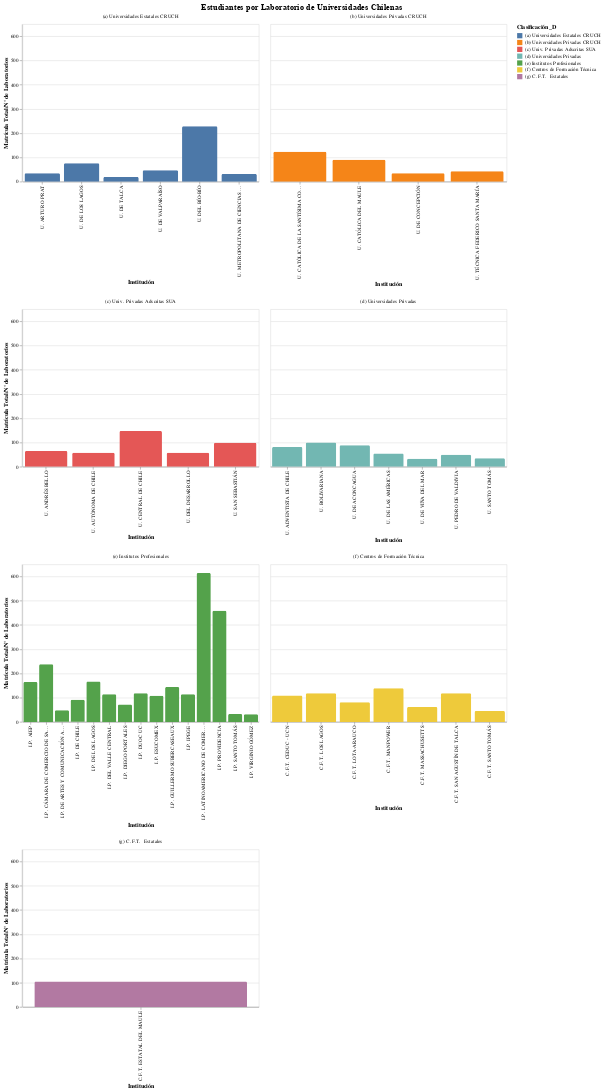

Notebook code for this chart:
### Code cell
## PLOT por regiones
bars = alt.Chart(df_infra_zona.loc[df_infra_zona["Measure Names"]=="Matrícula Total/N° de Laboratorios"]).mark_bar(
    cornerRadiusTopLeft=3,
    cornerRadiusTopRight=3
).encode(
    y = alt.Y('Measure Values:Q',title="Matrícula Total/N° de Laboratorios"),
    x=alt.X('Nombre de Institución:O',title="Institución",axis={"labelAngle":-90}),
    color='Clasificación_D:N',
    #column='Clasificación_D:N'

).properties( width=450).facet(
    alt.Facet('Clasificación_D:O',title=None),
    columns=2, center=True
).resolve_scale(
    #y='independent',
    x='independent'
).properties(
    title="Estudiantes por Laboratorio de Universidades Chilenas",
    
).configure_title(fontSize=16,anchor="middle")

#bars.save("ues_matricula_labs.png",scale_factor=2.0)
bars

### Figure 1 — Vega-Lite specification as saved in the notebook (floating-point values rounded to 4 significant figures)
{"config": {"view": {"continuousWidth": 400, "continuousHeight": 300}, "title": {"anchor": "middle", "fontSize": 16}}, "data": {"name": "data-dd91b743b0f551b0f47d9d7abf745093"}, "facet": {"type": "ordinal", "field": "Clasificación_D", "title": null}, "spec": {"mark": {"type": "bar", "cornerRadiusTopLeft": 3, "cornerRadiusTopRight": 3}, "encoding": {"color": {"type": "nominal", "field": "Clasificación_D"}, "x": {"type": "ordinal", "axis": {"labelAngle": -90}, "field": "Nombre de Institución", "title": "Institución"}, "y": {"type": "quantitative", "field": "Measure Values", "title": "Matrícula Total/N° de Laboratorios"}}, "width": 450}, "center": true, "columns": 2, "resolve": {"scale": {"x": "independent"}}, "title": "Estudiantes por Laboratorio de Universidades Chilenas", "$schema": "https://vega.github.io/schema/vega-lite/v4.8.1.json", "datasets": {"data-dd91b743b0f551b0f47d9d7abf745093": [{"Clasificación_D": "(a) Universidades Estatales CRUCH", "Nombre de Institución": "U. METROPOLITANA DE CIENCIAS DE LA EDUCACIÓN", "Measure Names": "Matrícula Total/N° de Laboratorios", "Measure Values": 32.01, "Mts2 Laboratorio/Matrícula Total": null}, {"Clasificación_D": "(a) Universidades Estatales CRUCH", "Nombre de Institución": "U. DEL BÍO-BÍO", "Measure Names": "Matrícula Total/N° de Laboratorios", "Measure Values": 228.1, "Mts2 Laboratorio/Matrícula Total": null}, {"Clasificación_D": "(a) Universidades Estatales CRUCH", "Nombre de Institución": "U. DE VALPARAÍSO", "Measure Names": "Matrícula Total/N° de Laboratorios", "Measure Values": 46.94, "Mts2 Laboratorio/Matrícula Total": null}, {"Clasificación_D": "(a) Universidades Estatales CRUCH", "Nombre de Institución": "U. DE TALCA", "Measure Names": "Matrícula Total/N° de Laboratorios", "Measure Values": 19.64, "Mts2 Laboratorio/Matrícula Total": null}, {"Clasificación_D": "(a) Universidades Estatales CRUCH", "Nombre de Institución": "U. DE LOS LAGOS", "Measure Names": "Matrícula Total/N° de Laboratorios", "Measure Values": 75.52, "Mts2 Laboratorio/Matrícula Total": null}, {"Clasificación_D": "(a) Universidades Estatales CRUCH", "Nombre de Institución": "U. ARTURO PRAT", "Measure Names": "Matrícula Total/N° de Laboratorios", "Measure Values": 34.99, "Mts2 Laboratorio/Matrícula Total": null}, {"Clasificación_D": "(b) Universidades Privadas CRUCH", "Nombre de Institución": "U. TÉCNICA FEDERICO SANTA MARÍA", "Measure Names": "Matrícula Total/N° de Laboratorios", "Measure Values": 43.35, "Mts2 Laboratorio/Matrícula Total": null}, {"Clasificación_D": "(b) Universidades Privadas CRUCH", "Nombre de Institución": "U. DE CONCEPCIÓN", "Measure Names": "Matrícula Total/N° de Laboratorios", "Measure Values": 34.19, "Mts2 Laboratorio/Matrícula Total": null}, {"Clasificación_D": "(b) Universidades Privadas CRUCH", "Nombre de Institución": "U. CATÓLICA DEL MAULE", "Measure Names": "Matrícula Total/N° de Laboratorios", "Measure Values": 90.39, "Mts2 Laboratorio/Matrícula Total": null}, {"Clasificación_D": "(b) Universidades Privadas CRUCH", "Nombre de Institución": "U. CATÓLICA DE LA SANTÍSIMA CONCEPCIÓN", "Measure Names": "Matrícula Total/N° de Laboratorios", "Measure Values": 123.6, "Mts2 Laboratorio/Matrícula Total": null}, {"Clasificación_D": "(c) Univ. Privadas Adscritas SUA", "Nombre de Institución": "U. SAN SEBASTIÁN", "Measure Names": "Matrícula Total/N° de Laboratorios", "Measure Values": 99.06, "Mts2 Laboratorio/Matrícula Total": null}, {"Clasificación_D": "(c) Univ. Privadas Adscritas SUA", "Nombre de Institución": "U. DEL DESARROLLO", "Measure Names": "Matrícula Total/N° de Laboratorios", "Measure Values": 57.7, "Mts2 Laboratorio/Matrícula Total": null}, {"Clasificación_D": "(c) Univ. Privadas Adscritas SUA", "Nombre de Institución": "U. CENTRAL DE CHILE", "Measure Names": "Matrícula Total/N° de Laboratorios", "Measure Values": 147.1, "Mts2 Laboratorio/Matrícula Total": null}, {"Clasificación_D": "(c) Univ. Privadas Adscritas SUA", "Nombre de Institución": "U. AUTÓNOMA DE CHILE", "Measure Names": "Matrícula Total/N° de Laboratorios", "Measure Values": 57.6, "Mts2 Laboratorio/Matrícula Total": null}, {"Clasificación_D": "(c) Univ. Privadas Adscritas SUA", "Nombre de Institución": "U. ANDRÉS BELLO", "Measure Names": "Matrícula Total/N° de Laboratorios", "Measure Values": 65.38, "Mts2 Laboratorio/Matrícula Total": null}, {"Clasificación_D": "(d) Universidades Privadas", "Nombre de Institución": "U. TECNOLÓGICA DE CHILE INACAP", "Measure Names": "Matrícula Total/N° de Laboratorios", "Measure Values": null, "Mts2 Laboratorio/Matrícula Total": null}, {"Clasificación_D": "(d) Universidades Privadas", "Nombre de Institución": "U. SANTO TOMÁS", "Measure Names": "Matrícula Total/N° de Laboratorios", "Measure Values": 35.21, "Mts2 Laboratorio/Matrícula Total": null}, {"Clasificación_D": "(d) Universidades Privadas", "Nombre de Institución": "U. PEDRO DE VALDIVIA", "Measure Names": "Matrícula Total/N° de Laboratorios", "Measure Values": 48.99, "Mts2 Laboratorio/Matrícula Total": null}, {"Clasificación_D": "(d) Universidades Privadas", "Nombre de Institución": "U. LA REPÚBLICA", "Measure Names": "Matrícula Total/N° de Laboratorios", "Measure Values": null, "Mts2 Laboratorio/Matrícula Total": null}, {"Clasificación_D": "(d) Universidades Privadas", "Nombre de Institución": "U. DE VIÑA DEL MAR", "Measure Names": "Matrícula Total/N° de Laboratorios", "Measure Values": 33.12, "Mts2 Laboratorio/Matrícula Total": null}, {"Clasificación_D": "(d) Universidades Privadas", "Nombre de Institución": "U. DE LAS AMÉRICAS", "Measure Names": "Matrícula Total/N° de Laboratorios", "Measure Values": 55.05, "Mts2 Laboratorio/Matrícula Total": null}, {"Clasificación_D": "(d) Universidades Privadas", "Nombre de Institución": "U. DE ACONCAGUA", "Measure Names": "Matrícula Total/N° de Laboratorios", "Measure Values": 88.31, "Mts2 Laboratorio/Matrícula Total": null}, {"Clasificación_D": "(d) Universidades Privadas", "Nombre de Institución": "U. BOLIVARIANA", "Measure Names": "Matrícula Total/N° de Laboratorios", "Measure Values": 99.59, "Mts2 Laboratorio/Matrícula Total": null}, {"Clasificación_D": "(d) Universidades Privadas", "Nombre de Institución": "U. ADVENTISTA DE CHILE", "Measure Names": "Matrícula Total/N° de Laboratorios", "Measure Values": 81.03, "Mts2 Laboratorio/Matrícula Total": null}, {"Clasificación_D": "(e) Institutos Profesionales", "Nombre de Institución": "I.P. VIRGINIO GÓMEZ", "Measure Names": "Matrícula Total/N° de Laboratorios", "Measure Values": 31.47, "Mts2 Laboratorio/Matrícula Total": null}, {"Clasificación_D": "(e) Institutos Profesionales", "Nombre de Institución": "I.P. SANTO TOMÁS", "Measure Names": "Matrícula Total/N° de Laboratorios", "Measure Values": 32.17, "Mts2 Laboratorio/Matrícula Total": null}, {"Clasificación_D": "(e) Institutos Profesionales", "Nombre de Institución": "I.P. PROVIDENCIA", "Measure Names": "Matrícula Total/N° de Laboratorios", "Measure Values": 458.3, "Mts2 Laboratorio/Matrícula Total": null}, {"Clasificación_D": "(e) Institutos Profesionales", "Nombre de Institución": "I.P. LATINOAMERICANO DE COMERCIO EXTERIOR", "Measure Names": "Matrícula Total/N° de Laboratorios", "Measure Values": 614.3, "Mts2 Laboratorio/Matrícula Total": null}, {"Clasificación_D": "(e) Institutos Profesionales", "Nombre de Institución": "I.P. IPEGE", "Measure Names": "Matrícula Total/N° de Laboratorios", "Measure Values": 114.4, "Mts2 Laboratorio/Matrícula Total": null}, {"Clasificación_D": "(e) Institutos Profesionales", "Nombre de Institución": "I.P. INACAP", "Measure Names": "Matrícula Total/N° de Laboratorios", "Measure Values": null, "Mts2 Laboratorio/Matrícula Total": null}, {"Clasificación_D": "(e) Institutos Profesionales", "Nombre de Institución": "I.P. GUILLERMO SUBERCASEAUX", "Measure Names": "Matrícula Total/N° de Laboratorios", "Measure Values": 143.8, "Mts2 Laboratorio/Matrícula Total": null}, {"Clasificación_D": "(e) Institutos Profesionales", "Nombre de Institución": "I.P. ESUCOMEX", "Measure Names": "Matrícula Total/N° de Laboratorios", "Measure Values": 108.1, "Mts2 Laboratorio/Matrícula Total": null}, {"Clasificación_D": "(e) Institutos Profesionales", "Nombre de Institución": "I.P. DUOC UC", "Measure Names": "Matrícula Total/N° de Laboratorios", "Measure Values": 118.4, "Mts2 Laboratorio/Matrícula Total": null}, {"Clasificación_D": "(e) Institutos Profesionales", "Nombre de Institución": "I.P. DIEGO PORTALES", "Measure Names": "Matrícula Total/N° de Laboratorios", "Measure Values": 71.92, "Mts2 Laboratorio/Matrícula Total": null}, {"Clasificación_D": "(e) Institutos Profesionales", "Nombre de Institución": "I.P. DEL VALLE CENTRAL", "Measure Names": "Matrícula Total/N° de Laboratorios", "Measure Values": 113.5, "Mts2 Laboratorio/Matrícula Total": null}, {"Clasificación_D": "(e) Institutos Profesionales", "Nombre de Institución": "I.P. DE LOS LAGOS", "Measure Names": "Matrícula Total/N° de Laboratorios", "Measure Values": 166.5, "Mts2 Laboratorio/Matrícula Total": null}, {"Clasificación_D": "(e) Institutos Profesionales", "Nombre de Institución": "I.P. DE LOS ANGELES", "Measure Names": "Matrícula Total/N° de Laboratorios", "Measure Values": null, "Mts2 Laboratorio/Matrícula Total": null}, {"Clasificación_D": "(e) Institutos Profesionales", "Nombre de Institución": "I.P. DE CHILE", "Measure Names": "Matrícula Total/N° de Laboratorios", "Measure Values": 91.75, "Mts2 Laboratorio/Matrícula Total": null}, {"Clasificación_D": "(e) Institutos Profesionales", "Nombre de Institución": "I.P. DE ARTES Y COMUNICACIÓN ARCOS", "Measure Names": "Matrícula Total/N° de Laboratorios", "Measure Values": 48.01, "Mts2 Laboratorio/Matrícula Total": null}, {"Clasificación_D": "(e) Institutos Profesionales", "Nombre de Institución": "I.P. CÁMARA DE COMERCIO DE SANTIAGO", "Measure Names": "Matrícula Total/N° de Laboratorios", "Measure Values": 237.3, "Mts2 Laboratorio/Matrícula Total": null}, {"Clasificación_D": "(e) Institutos Profesionales", "Nombre de Institución": "I.P. AIEP", "Measure Names": "Matrícula Total/N° de Laboratorios", "Measure Values": 164.5, "Mts2 Laboratorio/Matrícula Total": null}, {"Clasificación_D": "(f) Centros de Formación Técnica", "Nombre de Institución": "C.F.T. SANTO TOMÁS", "Measure Names": "Matrícula Total/N° de Laboratorios", "Measure Values": 44.46, "Mts2 Laboratorio/Matrícula Total": null}, {"Clasificación_D": "(f) Centros de Formación Técnica", "Nombre de Institución": "C.F.T. SAN AGUSTÍN DE TALCA", "Measure Names": "Matrícula Total/N° de Laboratorios", "Measure Values": 118.6, "Mts2 Laboratorio/Matrícula Total": null}, {"Clasificación_D": "(f) Centros de Formación Técnica", "Nombre de Institución": "C.F.T. PROANDES", "Measure Names": "Matrícula Total/N° de Laboratorios", "Measure Values": null, "Mts2 Laboratorio/Matrícula Total": null}, {"Clasificación_D": "(f) Centros de Formación Técnica", "Nombre de Institución": "C.F.T. MASSACHUSETTS", "Measure Names": "Matrícula Total/N° de Laboratorios", "Measure Values": 61.57, "Mts2 Laboratorio/Matrícula Total": null}, {"Clasificación_D": "(f) Centros de Formación Técnica", "Nombre de Institución": "C.F.T. MANPOWER", "Measure Names": "Matrícula Total/N° de Laboratorios", "Measure Values": 138.8, "Mts2 Laboratorio/Matrícula Total": null}, {"Clasificación_D": "(f) Centros de Formación Técnica", "Nombre de Institución": "C.F.T. LOTA-ARAUCO", "Measure Names": "Matrícula Total/N° de Laboratorios", "Measure Values": 81.36, "Mts2 Laboratorio/Matrícula Total": null}, {"Clasificación_D": "(f) Centros de Formación Técnica", "Nombre de Institución": "C.F.T. LOS LAGOS", "Measure Names": "Matrícula Total/N° de Laboratorios", "Measure Values": 118.2, "Mts2 Laboratorio/Matrícula Total": null}, {"Clasificación_D": "(f) Centros de Formación Técnica", "Nombre de Institución": "C.F.T. INST. CENTRAL DE CAPACITACIÓN EDUCACIONAL ICCE", "Measure Names": "Matrícula Total/N° de Laboratorios", "Measure Values": null, "Mts2 Laboratorio/Matrícula Total": null}, {"Clasificación_D": "(f) Centros de Formación Técnica", "Nombre de Institución": "C.F.T. INACAP", "Measure Names": "Matrícula Total/N° de Laboratorios", "Measure Values": null, "Mts2 Laboratorio/Matrícula Total": null}, {"Clasificación_D": "(f) Centros de Formación Técnica", "Nombre de Institución": "C.F.T. CEDUC - UCN", "Measure Names": "Matrícula Total/N° de Laboratorios", "Measure Values": 108.3, "Mts2 Laboratorio/Matrícula Total": null}, {"Clasificación_D": "(g) C.F.T.  Estatales", "Nombre de Institución": "C.F.T. ESTATAL DEL MAULE", "Measure Names": "Matrícula Total/N° de Laboratorios", "Measure Values": 105.2, "Mts2 Laboratorio/Matrícula Total": null}]}}
